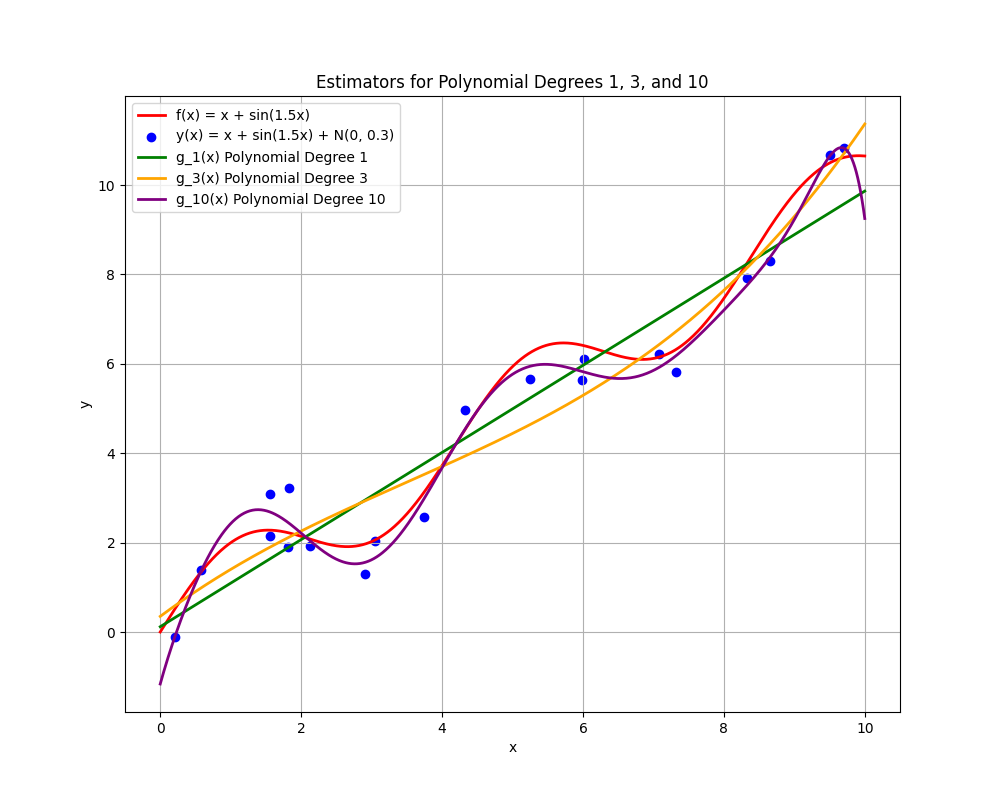

Source code (Python):
import numpy as np
import matplotlib.pyplot as plt

# Recreate x_data and y_data from previous step
def generate_y(x):
    epsilon = np.random.normal(0, np.sqrt(0.3), size=x.shape)
    return x + np.sin(1.5 * x) + epsilon

np.random.seed(42)
x_data = np.random.uniform(0, 10, 20)
y_data = generate_y(x_data)

# Given function for f(x)
def f(x):
    return x + np.sin(1.5 * x)

# Define polynomial degrees
degrees = [1, 3, 10]
polynomial_fits = []

# Fit the polynomial models using np.polyfit
for degree in degrees:
    coefficients = np.polyfit(x_data, y_data, degree)  # Fit polynomial of given degree
    polynomial_fits.append((degree, coefficients))

# Prepare for plotting
x_smooth = np.linspace(0, 10, 1000)

# Plot the original data and the fitted polynomials
plt.figure(figsize=(10, 8))

# Original function f(x)
plt.plot(x_smooth, f(x_smooth), label="f(x) = x + sin(1.5x)", color='red', linewidth=2)

# Original y(x) data
plt.scatter(x_data, y_data, label="y(x) = x + sin(1.5x) + N(0, 0.3)", color='blue')

# Plot the polynomial estimators using np.polyval
colors = ['green', 'orange', 'purple']
for i, (degree, coefficients) in enumerate(polynomial_fits):
    y_smooth_poly = np.polyval(coefficients, x_smooth)
    plt.plot(x_smooth, y_smooth_poly, label=f"g_{degree}(x) Polynomial Degree {degree}", color=colors[i], linewidth=2)

plt.xlabel("x")
plt.ylabel("y")
plt.title("Estimators for Polynomial Degrees 1, 3, and 10")
plt.legend()
plt.grid(True)
plt.show()

# Display the coefficients of each polynomial
for degree, coefficients in polynomial_fits:
    print(f"g_{degree}(x) Coefficients: {coefficients}")





# np.random.seed(0)  # For reproducibility
# x_range = np.arange(0,10,0.1)
# std = 0.3**(1/2)
# x_fit = np.random.uniform(0, 10, 20)
# polynomial_degrees = [1, 3, 10]
# theta = {}
# fit = {}
# def func(x):
#     return np.sin(1.5*x) + x
# def addNoisetoFunc(f, shape, std):
#     return f + np.random.randn(*shape) * std
# def plotFunc(f):
#     #plot func
#     plt.plot(x_range, f(x_range), label='f(x)')
    
#     #scatter points
#     y = addNoisetoFunc(func(x_fit), x_fit.shape, std)
#     plt.scatter(x_fit, y, label='y')
#     for i, degree in enumerate(polynomial_degrees):
#         theta[degree] = np.polyfit(x_fit, y, degree)
#         fit[degree] = np.polyval(theta[degree], x_grid)
#         plt.plot(x_grid, fit[degree], label="g_(" + str(degree) + ")")


# x_grid = np.linspace(0, 10, 100)
# plotFunc(func)

# plt.legend()
# # plt.xlim([0, 10])
# plt.ylim([0, 12])
# plt.show()
